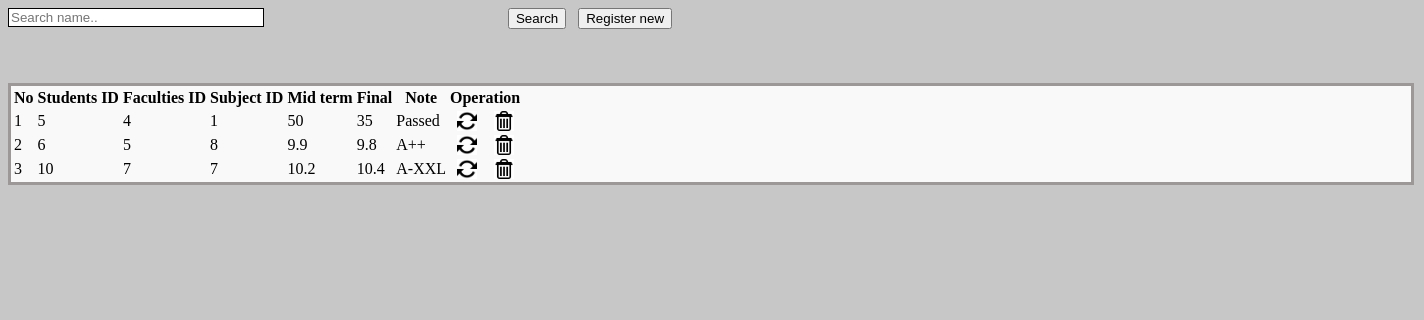
Screenshot of /View_Scores.php with the database file from the repository.
### tables this page shows
CREATE TABLE `stu_score_tbl` (
  `ss_id` int(10) UNSIGNED NOT NULL,
  `stu_id` int(10) NOT NULL,
  `faculties_id` int(10) NOT NULL,
  `sub_id` int(10) NOT NULL,
  `miderm` float NOT NULL,
  `final` float NOT NULL,
  `note` varchar(100) NOT NULL
);

### View_Scores.php (the view, shortened to what this page needs)
<!DOCTYPE html PUBLIC "-//W3C//DTD XHTML 1.0 Transitional//EN" "http://www.w3.org/TR/xhtml1/DTD/xhtml1-transitional.dtd">
<html xmlns="http://www.w3.org/1999/xhtml">
<head>
<link rel="stylesheet" type="text/css" href="css/style_view.css" />
</head>
<body>
<div class="btn_pos">
        <form method="post">
            <input type="text" name="searchtxt" class="input_box_pos form-control" placeholder="Search name.." />
            <div class="btn_pos_search">
            <input type="submit" class="btn btn-primary btn-large" value="Search"/>&nbsp;&nbsp;
            <a href="?tag=score_entry"><input type="button" class="btn btn-large btn-primary" value="Register new" name="butAdd"/></a>
            </div>
        </form>
    </div><br><br>
<br />
<div class="table_margin">
<table class="table table-bordered">
        <thead>
            <tr>
            <th style="text-align: center;">No</th>
            <th style="text-align: center;">Students ID </th>
            <th style="text-align: center;">Faculties ID</th>
            <th style="text-align: center;">Subject ID </th>
            <th style="text-align: center;">Mid term</th>
            <th style="text-align: center;">Final</th>
            <th style="text-align: center;">Note</th>
            <th style="text-align: center;" colspan="2">Operation</th>
        </tr>
        </thead>
        <?php
		$key="";
	if($key !="")
		$sql_sel=mysqli_query($db,"SElECT * FROM stu_score_tbl WHERE stu_id  like '%$key%' ");
	else
        $sql_sel=mysqli_query($db,"SELECT * FROM stu_score_tbl");
    $i=0;
    while($row=mysqli_fetch_array($sql_sel)){
    $i++;
    ?>
      <tr>
            <td><?php echo $i;?></td>
            <td><?php echo $row['stu_id'];?></td>
            <td><?php echo $row['faculties_id'];?></td>
            <td><?php echo $row['sub_id'];?></td>
            <td><?php echo $row['miderm'];?></td>
            <td><?php echo $row['final'];?></td>
            <td><?php echo $row['note'];?></td>
            <td align="center"><a href="?tag=score_entry&opr=upd&rs_id=<?php echo $row['ss_id'];?>"><img style="-webkit-box-shadow: 0px 0px 0px 0px rgba(50, 50, 50, 0.75);-moz-box-shadow:    0px 0px 0px 0px rgba(50, 50, 50, 0.75);box-shadow:         0px 0px 0px 0px rgba(50, 50, 50, 0.75);" src="picture/update.png" height="20" alt="Update" /></a></td>
            <td align="center"><a href="?tag=view_scores&opr=del&rs_id=<?php echo $row['ss_id'];?>"><img style="-webkit-box-shadow: 0px 0px 0px 0px rgba(50, 50, 50, 0.75);-moz-box-shadow:    0px 0px 0px 0px rgba(50, 50, 50, 0.75);box-shadow:         0px 0px 0px 0px rgba(50, 50, 50, 0.75);" src="picture/delete.jpg" height="20" alt="Delete" /></a></td>
        </tr>
    <?php
    }
    ?>
    </table>
</div>
</body>
</html>

### css/style_view.css (style rules this page uses)
body { background-color: #c7c7c7; }
.table_margin { background-color: #f9f9f9; }
.table_margin { width: 1400px; border: 3px solid #9d9898; }
.btn_pos { text-align: center; }
.input_box_pos { width: 250px; border: 1px solid black; float: left; }
.btn_pos { margin-right: 500px; }

### rows the page displays
stu_score_tbl: stu "5", faculties "4", sub "1", miderm "50", final "35", note "Passed"
stu_score_tbl: stu "6", faculties "5", sub "8", miderm "9.9", final "9.8", note "A++"
stu_score_tbl: stu "10", faculties "7", sub "7", miderm "10.2", final "10.4", note "A-XXL"
